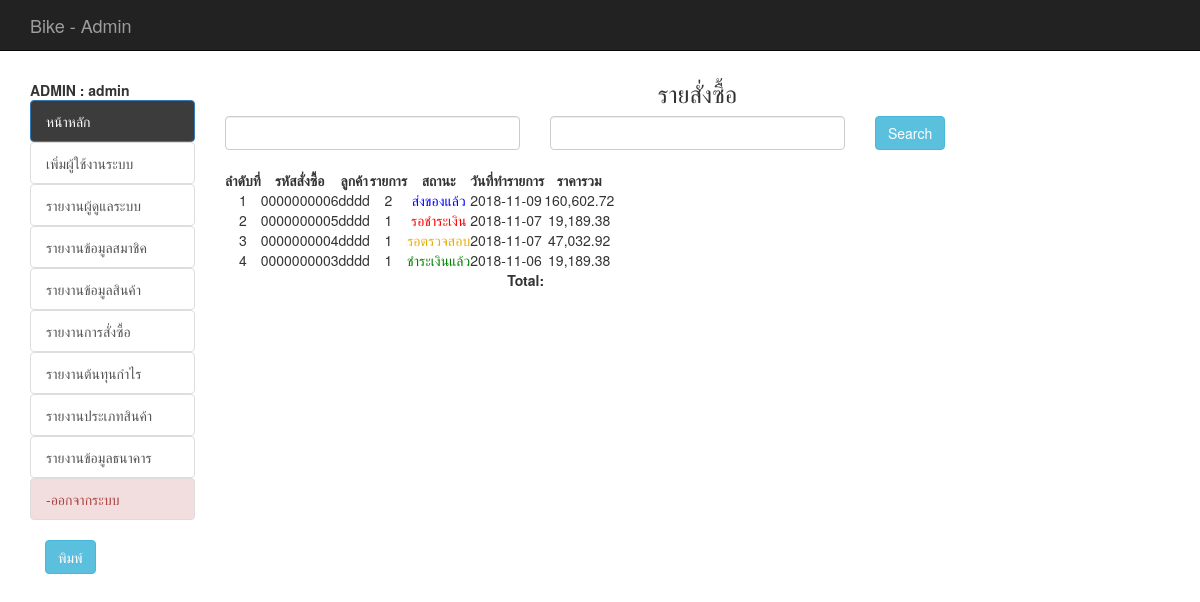
/backend/report_all_order.php (signed in), run on an earlier commit of the app's database.
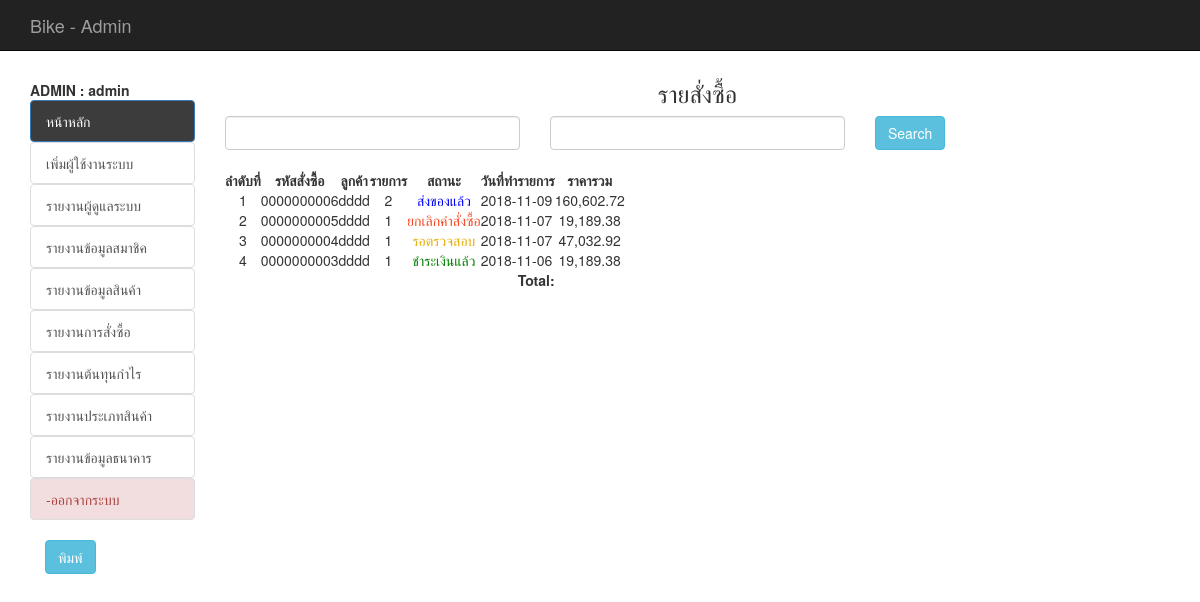
And on a later commit of the database.
### tables this page shows
CREATE TABLE `tbl_order` (
  `order_id` int(10) UNSIGNED ZEROFILL NOT NULL,
  `mem_id` int(11) NOT NULL,
  `name` varchar(100) NOT NULL,
  `address` varchar(500) NOT NULL,
  `email` varchar(100) NOT NULL,
  `phone` varchar(10) NOT NULL,
  `order_status` int(1) NOT NULL,
  `pay_slip` varchar(200) DEFAULT NULL,
  `b_name` varchar(100) DEFAULT NULL,
  `b_number` varchar(200) DEFAULT NULL,
  `pay_date` date DEFAULT NULL,
  `pay_amount` float(10,2) DEFAULT NULL,
  `postcode` varchar(30) DEFAULT NULL,
  `order_date` date NOT NULL
);

### backend/mm.php (called while the page is built, shortened)
<?php require_once('../Connections/condb.php'); ?>
<?php
$colname_mm = "-1";
if (isset($_SESSION['MM_admin'])) {
  $colname_mm = $_SESSION['MM_admin'];
}
$query_mm = sprintf("SELECT * FROM tbl_admin WHERE admin_user = %s", GetSQLValueString($colname_mm, "text"));
$mm = mysql_query($query_mm, $condb) or die(mysql_error());
$row_mm = mysql_fetch_assoc($mm);
?>

### backend/report_all_order.php (the view, shortened to what this page needs)
<?php require_once('../Connections/condb.php'); ?>
<?php
if (!function_exists("GetSQLValueString")) {
  function GetSQLValueString($theValue, $theType, $theDefinedValue = "", $theNotDefinedValue = "")
  {
    $theValue = function_exists("mysql_real_escape_string") ? mysql_real_escape_string($theValue) : mysql_escape_string($theValue);
    switch ($theType) {
      case "text":
      $theValue = ($theValue != "") ? "'" . $theValue . "'" : "NULL";
      break;
      case "long":
      case "int":
      $theValue = ($theValue != "") ? intval($theValue) : "NULL";
      break;
    }
    return $theValue;
  }
}
$colname_mm = "-1";
$query_mm = sprintf("SELECT * FROM tbl_member WHERE mem_username = %s", GetSQLValueString($colname_mm, "text"));
$mm = mysql_query($query_mm, $condb) or die(mysql_error());
$row_mm = mysql_fetch_assoc($mm);
$query_mycart = sprintf("SELECT o.order_id as oid, o.mem_id, o.order_status, o.order_date, o.name , d.order_id , count(d.order_id) as coid , SUM(d.total) as ctotal FROM tbl_order as o, tbl_order_detail as d WHERE o.order_id = d.order_id GROUP BY o.order_id ORDER BY o.order_id DESC " , GetSQLValueString($colname_mycart , "int"));
$mycart = mysql_query($query_mycart , $condb) or die(mysql_error());
$row_mycart = mysql_fetch_assoc($mycart);
$totalRows_mycart = mysql_num_rows($mycart);
?>
<!DOCTYPE html>
<html lang="en">
<head>
  <?php include('h.php');?>
  <?php include('datatable.php');?>
</head>
<body>
  <div class="container">
    <div class="row">
     <?php include('banner.php');?>
   </div>
   <div class="row">
     <div class="col-md-2">
      <br>
      <?php include('menu.php');?>
    </div>
    <div class="col-md-10">
    <h3 align="center">รายสั่งซื้อ</h3>
<div class="row">
     <div class="input-daterange">
      <div class="col-md-4">
       <input type="text" name="start_date" id="start_date" class="form-control" />
      </div>
      <div class="col-md-4">
       <input type="text"  name="end_date" id="end_date" class="form-control" />
      </div>
     </div>
     <div class="col-md-4">
      <input type="button" name="search" id="search" value="Search" class="btn btn-info" />
     </div>
    </div>
    <br />
    <table id="example2" class="display"  border="0">
      <thead>
        <tr>
          <th>ลำดับที่</th>
          <th>รหัสสั่งซื้อ</th>
          <th>ลูกค้า</th>
          <th>รายการ</th>
          <th>สถานะ</th>
          <th>วันที่ทำรายการ</th>
          <th>ราคารวม</th>
        </tr>
      </thead>
      <tbody>
        <?php if ($totalRows_mycart > 0) { ?>
          <?php
          $i = 1;
          do { ?>
            <tr>
              <td align="center" valign="top"><?php echo $i; ?></td>
              <td>
                <?php echo $row_mycart['oid'];?>
              </td>
              <td align="center" >
                <?php echo $row_mycart['name'];?>
              </td>
              <td align="center" >
                <?php echo $row_mycart['coid'];?>
              </td>
              <td align="center" >
                <font color="red">
                  <?php $status = $row_mycart['order_status'];
                  include('status.php');
                  ?>
                </font>
              </td>
              <td > <?php echo $row_mycart['order_date'];?></td>
              <td align="center">
                <?php echo number_format($row_mycart['ctotal'],2);?>
              </td>
            </tr>
            <?php
            $i += 1;
          } while ($row_mycart = mysql_fetch_assoc($mycart)); ?>
        </tbody>
        <tfoot>
          <tr>
            <th></th>
            <th></th>
            <th></th>
            <th></th>
            <th></th>
            <th style="text-align:right">Total:</th>
            <th></th>
          </tr>
        </tfoot>
      </table>
    </div>
  </div>
  <div class="col-md-2">
      <input type="button" name="search" id="hp" value="พิมพ์" onclick="print()" class="btn btn-info" />
     </div>
</div>
</body>
</html>
<?php
}
?>

### backend/h.php (shortened to what this page needs)
<link href="../css/bootstrap.min.css" rel="stylesheet">
<link href="../css/style.css" rel="stylesheet">

### backend/datatable.php (shortened to what this page needs)
<link rel="stylesheet" type="text/css" href="https://cdn.datatables.net/1.10.19/css/jquery.dataTables.min.css">
<link rel="stylesheet" type="text/css" href="https://cdn.datatables.net/buttons/1.5.2/css/buttons.dataTables.min.css">
<link rel="stylesheet" href="https://cdnjs.cloudflare.com/ajax/libs/bootstrap-datepicker/1.6.4/css/bootstrap-datepicker.css" />

### backend/banner.php
<nav class="navbar navbar-inverse navbar-fixed-top">
  <div class="container">
    <a class="navbar-brand" href="index.php">Bike - Admin</a>
  </div>
</nav>
<br>
<br>
<br>

### backend/menu.php (shortened to what this page needs)
<?php include('mm.php');?>
<b id="hp">  ADMIN : <?php echo $row_mm['admin_name'];?></b>
<br />
<ul class="list-group list-group-flush" id="hp">
	<il><a href="index.php" class="list-group-item active"  style="background-color: #3c3c3c">หน้าหลัก</a></il>
	<?php
	if ($row_mm['status'] == 'admin') { ?>
		<il><a href="adduser_admin.php" class="list-group-item">เพิ่มผู้ใช้งานระบบ</a></il>
		<il><a href="list_admin.php" class="list-group-item">รายงานผู้ดูแลระบบ</a></il>
		<il><a href="list_member.php" class="list-group-item">รายงานข้อมูลสมาชิค</a></il>
		<il><a href="report_all_prd.php?all=all" class="list-group-item">รายงานข้อมูลสินค้า</a></il>
		<il><a href="report_order.php" class="list-group-item">รายงานการสั่งซื้อ</a></il>
		<il><a href="report_best.php" class="list-group-item">รายงานต้นทุนกำไร</a></il>
		<il><a href="report_all_type.php" class="list-group-item">รายงานประเภทสินค้า</a></il>
		<il><a href="report_all_bank.php" class="list-group-item">รายงานข้อมูลธนาคาร</a></il>
		<il><a href="logout_admin.php" class="list-group-item list-group-item-danger">-ออกจากระบบ</a></il>
<?php } ?>
</ul>

### backend/status.php
<?php
if ($status == 1) {
	echo "<font color='red'>";
	echo "รอชำระเงิน";
	echo "</font>";
}elseif ($status == 4) {
	echo "<font color='green'>";
	echo "ชำระเงินแล้ว";
	echo "</font>";
}elseif ($status == 3) {
	echo "<font color='blue'>";
	echo "ส่งของแล้ว";
	echo "</font>";
}elseif ($status == 2) {
	echo "<font color='#E7AE0A'>";
	echo "รอตรวจสอบ";
	echo "</font>";
}elseif ($status == 5) {
	echo "<font color='#F54823'>";
	echo "ยกเลิกคำสั่งซื้อ";
	echo "</font>";
}
?>

### css/style.css (style rules this page uses)
th { text-align:center; }

### backend/report_all_order.php (style rules this page uses)
th { white-space: nowrap; }

What changed in the data, as far as the page shows it:
changed tbl_order "0000000005": order_status "รอชำระเงิน" → "ยกเลิกคำสั่งซื้อ"
